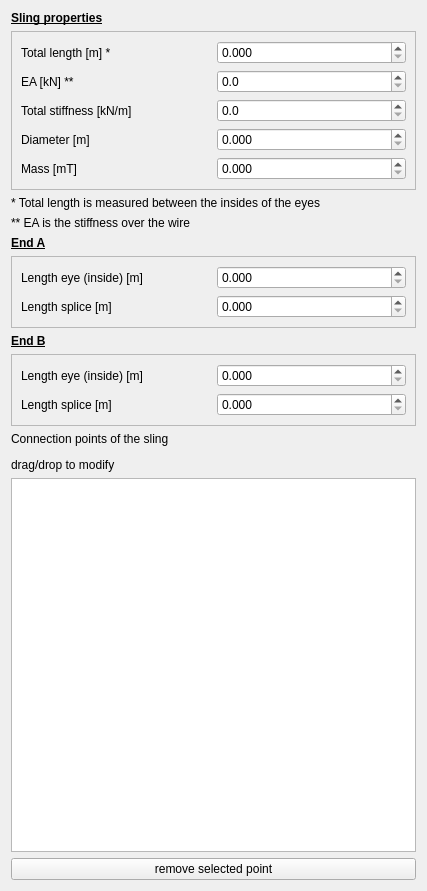
<?xml version="1.0" encoding="UTF-8"?>
<ui version="4.0">
 <class>Form</class>
 <widget class="QWidget" name="Form">
  <property name="geometry">
   <rect>
    <x>0</x>
    <y>0</y>
    <width>427</width>
    <height>891</height>
   </rect>
  </property>
  <property name="windowTitle">
   <string>Form</string>
  </property>
  <layout class="QVBoxLayout" name="verticalLayout">
   <item>
    <widget class="QLabel" name="label_7">
     <property name="sizePolicy">
      <sizepolicy hsizetype="Preferred" vsizetype="Fixed">
       <horstretch>0</horstretch>
       <verstretch>0</verstretch>
      </sizepolicy>
     </property>
     <property name="maximumSize">
      <size>
       <width>16777215</width>
       <height>30</height>
      </size>
     </property>
     <property name="autoFillBackground">
      <bool>false</bool>
     </property>
     <property name="frameShape">
      <enum>QFrame::NoFrame</enum>
     </property>
     <property name="text">
      <string>&lt;html&gt;&lt;head/&gt;&lt;body&gt;&lt;p&gt;&lt;span style=&quot; font-weight:600; text-decoration: underline;&quot;&gt;Sling properties&lt;/span&gt;&lt;/p&gt;&lt;/body&gt;&lt;/html&gt;</string>
     </property>
    </widget>
   </item>
   <item>
    <widget class="QFrame" name="frame_2">
     <property name="locale">
      <locale language="English" country="UnitedStates"/>
     </property>
     <property name="frameShape">
      <enum>QFrame::StyledPanel</enum>
     </property>
     <property name="frameShadow">
      <enum>QFrame::Raised</enum>
     </property>
     <layout class="QGridLayout" name="gridLayout">
      <item row="6" column="0">
       <widget class="QLabel" name="label_2">
        <property name="text">
         <string>EA [kN] **</string>
        </property>
       </widget>
      </item>
      <item row="8" column="1">
       <widget class="QDoubleSpinBox" name="sbDiameter">
        <property name="decimals">
         <number>3</number>
        </property>
        <property name="singleStep">
         <double>0.010000000000000</double>
        </property>
       </widget>
      </item>
      <item row="9" column="0">
       <widget class="QLabel" name="label_6">
        <property name="text">
         <string>Mass [mT]</string>
        </property>
       </widget>
      </item>
      <item row="3" column="1">
       <widget class="QDoubleSpinBox" name="sbLength">
        <property name="locale">
         <locale language="English" country="UnitedStates"/>
        </property>
        <property name="decimals">
         <number>3</number>
        </property>
        <property name="minimum">
         <double>0.000000000000000</double>
        </property>
        <property name="maximum">
         <double>999999999999.000000000000000</double>
        </property>
       </widget>
      </item>
      <item row="3" column="0">
       <widget class="QLabel" name="label">
        <property name="text">
         <string>Total length [m] *</string>
        </property>
       </widget>
      </item>
      <item row="9" column="1">
       <widget class="QDoubleSpinBox" name="sbMass">
        <property name="decimals">
         <number>3</number>
        </property>
        <property name="maximum">
         <double>10000.000000000000000</double>
        </property>
        <property name="singleStep">
         <double>0.100000000000000</double>
        </property>
       </widget>
      </item>
      <item row="6" column="1">
       <widget class="QDoubleSpinBox" name="sbEA">
        <property name="locale">
         <locale language="English" country="UnitedStates"/>
        </property>
        <property name="decimals">
         <number>1</number>
        </property>
        <property name="minimum">
         <double>0.000000000000000</double>
        </property>
        <property name="maximum">
         <double>999999999999.000000000000000</double>
        </property>
        <property name="singleStep">
         <double>1000.000000000000000</double>
        </property>
       </widget>
      </item>
      <item row="8" column="0">
       <widget class="QLabel" name="label_4">
        <property name="text">
         <string>Diameter [m]</string>
        </property>
       </widget>
      </item>
      <item row="7" column="1">
       <widget class="QDoubleSpinBox" name="sbK">
        <property name="decimals">
         <number>1</number>
        </property>
        <property name="maximum">
         <double>999999999999.000000000000000</double>
        </property>
       </widget>
      </item>
      <item row="7" column="0">
       <widget class="QLabel" name="label_15">
        <property name="text">
         <string>Total stiffness [kN/m]</string>
        </property>
       </widget>
      </item>
     </layout>
    </widget>
   </item>
   <item>
    <widget class="QLabel" name="label_12">
     <property name="text">
      <string>* Total length is measured between the insides of the eyes</string>
     </property>
     <property name="wordWrap">
      <bool>true</bool>
     </property>
    </widget>
   </item>
   <item>
    <widget class="QLabel" name="label_14">
     <property name="text">
      <string>** EA is the stiffness over the wire</string>
     </property>
     <property name="wordWrap">
      <bool>true</bool>
     </property>
    </widget>
   </item>
   <item>
    <widget class="QLabel" name="label_8">
     <property name="sizePolicy">
      <sizepolicy hsizetype="Preferred" vsizetype="Fixed">
       <horstretch>0</horstretch>
       <verstretch>0</verstretch>
      </sizepolicy>
     </property>
     <property name="maximumSize">
      <size>
       <width>16777215</width>
       <height>30</height>
      </size>
     </property>
     <property name="autoFillBackground">
      <bool>false</bool>
     </property>
     <property name="frameShape">
      <enum>QFrame::NoFrame</enum>
     </property>
     <property name="text">
      <string>&lt;html&gt;&lt;head/&gt;&lt;body&gt;&lt;p&gt;&lt;span style=&quot; font-weight:600; text-decoration: underline;&quot;&gt;End A&lt;/span&gt;&lt;/p&gt;&lt;/body&gt;&lt;/html&gt;</string>
     </property>
    </widget>
   </item>
   <item>
    <widget class="QFrame" name="frame_3">
     <property name="locale">
      <locale language="English" country="UnitedStates"/>
     </property>
     <property name="frameShape">
      <enum>QFrame::StyledPanel</enum>
     </property>
     <property name="frameShadow">
      <enum>QFrame::Raised</enum>
     </property>
     <layout class="QGridLayout" name="gridLayout_2">
      <item row="6" column="1">
       <widget class="QDoubleSpinBox" name="sbLSpliceA">
        <property name="locale">
         <locale language="English" country="UnitedStates"/>
        </property>
        <property name="decimals">
         <number>3</number>
        </property>
        <property name="minimum">
         <double>0.000000000000000</double>
        </property>
        <property name="maximum">
         <double>999999999999.000000000000000</double>
        </property>
        <property name="singleStep">
         <double>0.100000000000000</double>
        </property>
       </widget>
      </item>
      <item row="3" column="0">
       <widget class="QLabel" name="label_3">
        <property name="text">
         <string>Length eye (inside) [m]</string>
        </property>
       </widget>
      </item>
      <item row="3" column="1">
       <widget class="QDoubleSpinBox" name="sbLEyeA">
        <property name="locale">
         <locale language="English" country="UnitedStates"/>
        </property>
        <property name="decimals">
         <number>3</number>
        </property>
        <property name="minimum">
         <double>0.000000000000000</double>
        </property>
        <property name="maximum">
         <double>999999999999.000000000000000</double>
        </property>
        <property name="singleStep">
         <double>0.100000000000000</double>
        </property>
       </widget>
      </item>
      <item row="6" column="0">
       <widget class="QLabel" name="label_5">
        <property name="text">
         <string>Length splice [m]</string>
        </property>
       </widget>
      </item>
     </layout>
    </widget>
   </item>
   <item>
    <widget class="QLabel" name="label_9">
     <property name="sizePolicy">
      <sizepolicy hsizetype="Preferred" vsizetype="Fixed">
       <horstretch>0</horstretch>
       <verstretch>0</verstretch>
      </sizepolicy>
     </property>
     <property name="maximumSize">
      <size>
       <width>16777215</width>
       <height>30</height>
      </size>
     </property>
     <property name="autoFillBackground">
      <bool>false</bool>
     </property>
     <property name="frameShape">
      <enum>QFrame::NoFrame</enum>
     </property>
     <property name="text">
      <string>&lt;html&gt;&lt;head/&gt;&lt;body&gt;&lt;p&gt;&lt;span style=&quot; font-weight:600; text-decoration: underline;&quot;&gt;End B&lt;/span&gt;&lt;/p&gt;&lt;/body&gt;&lt;/html&gt;</string>
     </property>
    </widget>
   </item>
   <item>
    <widget class="QFrame" name="frame_4">
     <property name="locale">
      <locale language="English" country="UnitedStates"/>
     </property>
     <property name="frameShape">
      <enum>QFrame::StyledPanel</enum>
     </property>
     <property name="frameShadow">
      <enum>QFrame::Raised</enum>
     </property>
     <layout class="QGridLayout" name="gridLayout_3">
      <item row="6" column="1">
       <widget class="QDoubleSpinBox" name="sbLSpliceB">
        <property name="locale">
         <locale language="English" country="UnitedStates"/>
        </property>
        <property name="decimals">
         <number>3</number>
        </property>
        <property name="minimum">
         <double>0.000000000000000</double>
        </property>
        <property name="maximum">
         <double>999999999999.000000000000000</double>
        </property>
        <property name="singleStep">
         <double>0.100000000000000</double>
        </property>
       </widget>
      </item>
      <item row="3" column="0">
       <widget class="QLabel" name="label_10">
        <property name="text">
         <string>Length eye (inside) [m]</string>
        </property>
       </widget>
      </item>
      <item row="3" column="1">
       <widget class="QDoubleSpinBox" name="sbLEyeB">
        <property name="locale">
         <locale language="English" country="UnitedStates"/>
        </property>
        <property name="decimals">
         <number>3</number>
        </property>
        <property name="minimum">
         <double>0.000000000000000</double>
        </property>
        <property name="maximum">
         <double>999999999999.000000000000000</double>
        </property>
        <property name="singleStep">
         <double>0.100000000000000</double>
        </property>
       </widget>
      </item>
      <item row="6" column="0">
       <widget class="QLabel" name="label_11">
        <property name="text">
         <string>Length splice [m]</string>
        </property>
       </widget>
      </item>
     </layout>
    </widget>
   </item>
   <item>
    <widget class="QLabel" name="label_13">
     <property name="text">
      <string>&lt;html&gt;&lt;head/&gt;&lt;body&gt;&lt;p&gt;Connection points of the sling&lt;/p&gt;&lt;p&gt;drag/drop to modify&lt;/p&gt;&lt;/body&gt;&lt;/html&gt;</string>
     </property>
     <property name="wordWrap">
      <bool>true</bool>
     </property>
     <property name="indent">
      <number>-1</number>
     </property>
    </widget>
   </item>
   <item>
    <widget class="QListWidget" name="list"/>
   </item>
   <item>
    <widget class="QPushButton" name="pbRemoveSelected">
     <property name="text">
      <string>remove selected point</string>
     </property>
    </widget>
   </item>
  </layout>
 </widget>
 <tabstops>
  <tabstop>sbLength</tabstop>
  <tabstop>sbEA</tabstop>
  <tabstop>sbK</tabstop>
  <tabstop>sbDiameter</tabstop>
  <tabstop>sbMass</tabstop>
  <tabstop>sbLEyeA</tabstop>
  <tabstop>sbLSpliceA</tabstop>
  <tabstop>sbLEyeB</tabstop>
  <tabstop>sbLSpliceB</tabstop>
  <tabstop>list</tabstop>
  <tabstop>pbRemoveSelected</tabstop>
 </tabstops>
 <resources/>
 <connections/>
</ui>
